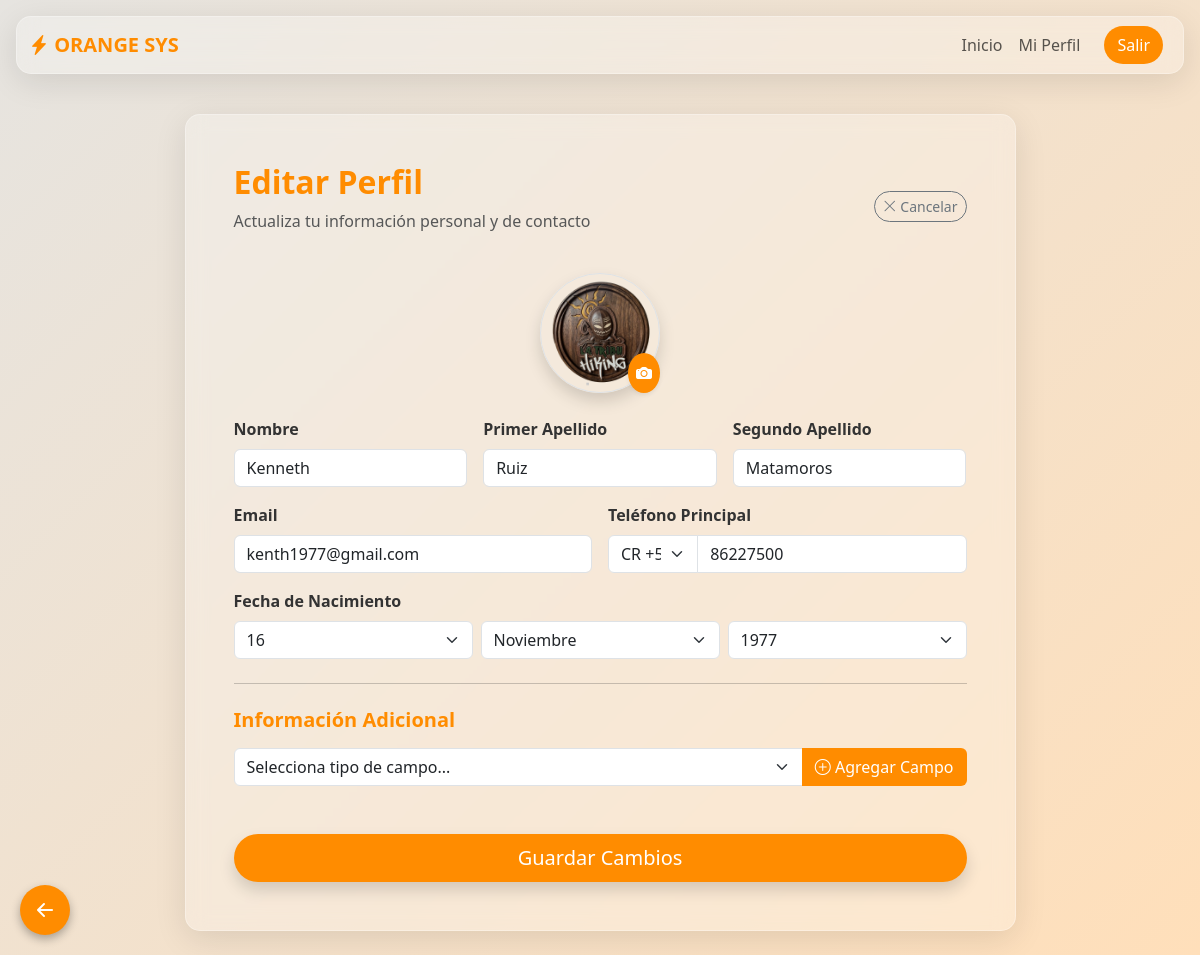
/editar_perfil (signed in), run on the app's committed database.
### models.py (models this page shows)
class User(Base):
    __tablename__ = 'users'
    id = Column(Integer, primary_key=True, autoincrement=True)
    first_name = Column(String(100), nullable=False)
    last_name1 = Column(String(100), nullable=False)
    last_name2 = Column(String(100), nullable=False)
    email = Column(String(150), unique=True, nullable=False)
    phone = Column(String(20), nullable=False)
    birth_date = Column(DateTime, nullable=False)
    password = Column(String(255), nullable=False)
    avatar = Column(String(255), default='default.png')
    role = Column(String(50), default='Usuario')
    created_at = Column(DateTime, default=datetime.utcnow)
    updated_at = Column(DateTime, default=datetime.utcnow, onupdate=datetime.utcnow)
    extra_fields = relationship("ExtraField", back_populates="user", cascade="all, delete-orphan")

### routes.py (the view, shortened to what this page needs)
@main_bp.route('/editar_perfil', methods=['GET', 'POST'])
@login_required
def editar_perfil():
    db = SessionLocal()
    user = db.query(User).get(session['user_id'])
    html = render_template('editar_perfil.html', user=user)
    db.close()
    return html

### routes.py (called while the page is built)
def login_required(f):
    from functools import wraps
    @wraps(f)
    def decorated_function(*args, **kwargs):
        if 'user_id' not in session:
            flash('Por favor, inicia sesión primero.', 'warning')
            return redirect(url_for('main.login'))
        return f(*args, **kwargs)
    return decorated_function

### templates/editar_perfil.html (shortened to what this page needs)
{% extends 'base.html' %}
{% block head %}
<link rel="stylesheet" href="{{ url_for('static', filename='css/cropper.min.css') }}">
{% endblock %}
{% block content %}
<div class="row justify-content-center">
    <div class="col-lg-9">
        <div class="glass-card p-4 p-md-5 animate__animated animate__fadeInUp">
            <div class="d-flex justify-content-between align-items-center mb-4">
                <div>
                    <h2 class="fw-bold text-orange">Editar Perfil</h2>
                    <p class="text-muted">Actualiza tu información personal y de contacto</p>
                </div>
                <a href="{{ url_for('main.perfil') }}" class="btn btn-outline-secondary rounded-pill btn-sm">
                    <i class="bi bi-x-lg"></i> Cancelar
                </a>
            </div>
            <form action="{{ url_for('main.editar_perfil') }}" method="POST" id="registroForm" enctype="multipart/form-data">
                <div class="text-center mb-4">
                    <div class="position-relative d-inline-block">
                        <img id="avatarPreview" src="{{ url_for('static', filename='img/' + user.avatar) }}"
                             class="rounded-circle border border-orange p-1 shadow"
                             style="width: 120px; height: 120px; object-fit: cover;"
                             onerror="this.src='https://placehold.co/150x150?text=Avatar'">
                        <label for="avatarInput" class="position-absolute bottom-0 end-0 bg-orange text-white rounded-circle p-2 shadow-sm" style="cursor: pointer;">
                            <i class="bi bi-camera-fill"></i>
                        </label>
                    </div>
                </div>
                <div class="row g-3">
                    <div class="col-md-4">
                        <label class="form-label fw-bold">Nombre</label>
                        <input type="text" name="first_name" class="form-control glass-input val-name" value="{{ user.first_name }}" required>
                    </div>
                    <div class="col-md-4">
                        <label class="form-label fw-bold">Primer Apellido</label>
                        <input type="text" name="last_name1" class="form-control glass-input val-surname" value="{{ user.last_name1 }}" required>
                    </div>
                    <div class="col-md-4">
                        <label class="form-label fw-bold">Segundo Apellido</label>
                        <input type="text" name="last_name2" class="form-control glass-input val-surname" value="{{ user.last_name2 }}" required>
                    </div>
                    <div class="col-md-6">
                        <label class="form-label fw-bold">Email</label>
                        <input type="email" name="email" class="form-control glass-input val-email" value="{{ user.email }}" required readonly title="El correo no se puede cambiar directamente">
                    </div>
                    <div class="col-md-6">
                        <label class="form-label fw-bold">Teléfono Principal</label>
                        <div class="input-group">
                            <select class="form-select glass-input w-25" name="country_code" id="countryCode">
                                <option value="+506">CR +506</option>
                            </select>
                            <input type="text" name="phone" class="form-control glass-input val-numeric w-75" value="{{ user.phone }}" required>
                        </div>
                    </div>
                    <div class="col-md-12">
                        <label class="form-label fw-bold">Fecha de Nacimiento</label>
                        <div class="row g-2">
                            <div class="col-4">
                                <select name="day" class="form-select glass-input" required>
                                    {% for d in range(1, 32) %}
                                        <option value="{{ d }}" {% if user.birth_date.day == d %}selected{% endif %}>{{ d }}</option>
                                    {% endfor %}
                                </select>
                            </div>
                            <div class="col-4">
                                <select name="month" class="form-select glass-input" required>
                                    {% set meses = ['Enero', 'Febrero', 'Marzo', 'Abril', 'Mayo', 'Junio', 'Julio', 'Agosto', 'Septiembre', 'Octubre', 'Noviembre', 'Diciembre'] %}
                                    {% for m in meses %}
                                        <option value="{{ loop.index }}" {% if user.birth_date.month == loop.index %}selected{% endif %}>{{ m }}</option>
                                    {% endfor %}
                                </select>
                            </div>
                            <div class="col-4">
                                <select name="year" class="form-select glass-input" required>
                                    {% for y in range(2025, 1920, -1) %}
                                        <option value="{{ y }}" {% if user.birth_date.year == y %}selected{% endif %}>{{ y }}</option>
                                    {% endfor %}
                                </select>
                            </div>
                        </div>
                    </div>
                </div>
                <hr class="my-4">
                <div class="mb-3">
                    <h5 class="fw-bold text-orange">Información Adicional</h5>
                    <div class="mt-3">
                        <div class="input-group">
                            <select id="extraFieldSelector" class="form-select glass-input">
                                <option value="">Selecciona tipo de campo...</option>
                            </select>
                            <button type="button" class="btn bg-orange text-white" onclick="addExtraField()">
                                <i class="bi bi-plus-circle"></i> Agregar Campo
                            </button>
                        </div>
                    </div>
                </div>
                <div class="mt-5 d-grid">
                    <button type="submit" class="btn bg-orange text-white btn-lg rounded-pill shadow">Guardar Cambios</button>
                </div>
            </form>
        </div>
    </div>
</div>
{% endblock %}

### static/css/main.css (style rules this page uses)
:root { --orange-primary: #ff8c00; --orange-secondary: #ff4500; --glass-bg: rgba(255, 255, 255, 0.25); --glass-border: rgba(255, 255, 255, 0.3); --glass-blur: blur(10px); --text-color: #333; --bg-gradient: linear-gradient(135deg, #e6e4e0 0%, #ffdfba 100%); }
body { background: var(--bg-gradient); background-attachment: fixed; min-height: 100vh; font-family: 'Segoe UI', Tahoma, Geneva, Verdana, sans-serif; color: var(--text-color); }
.glass-card { background: var(--glass-bg); backdrop-filter: var(--glass-blur); -webkit-backdrop-filter: var(--glass-blur); border: 1px solid var(--glass-border); border-radius: 15px; box-shadow: 0 8px 32px 0 rgba(0, 0, 0, 0.1); }
.text-orange { color: var(--orange-primary); }
.bg-orange { background-color: var(--orange-primary); }
.border-orange { border-color: var(--orange-primary); }

### data on the page
User: avatar (picture), first_name "Kenneth", last_name1 "Ruiz", last_name2 "Matamoros", email "kenth1977@gmail.com", phone "86227500", day "16", month "Noviembre", year "1977"
